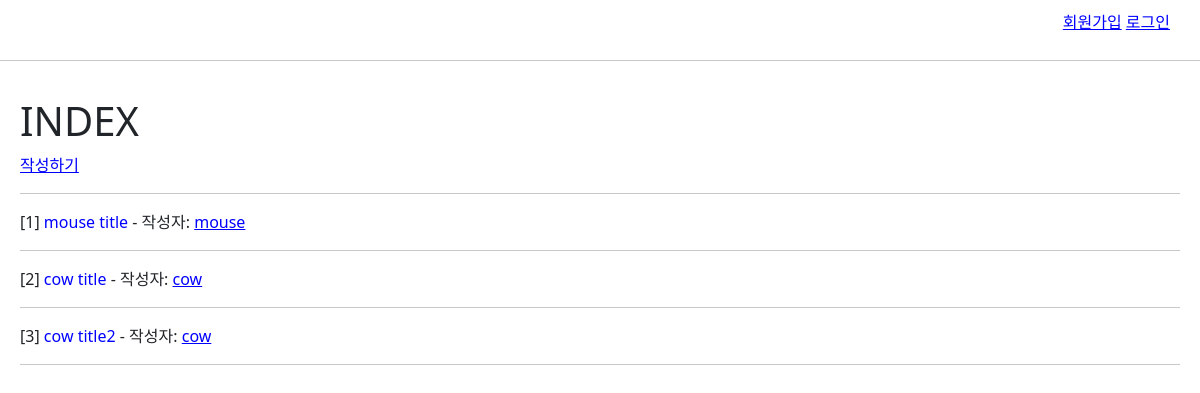
The app's page /articles/ with its own data.
### articles/models.py (models this page shows, shortened)
class Article(models.Model):
    user = models.ForeignKey(settings.AUTH_USER_MODEL, on_delete=models.CASCADE)
    like_users = models.ManyToManyField(settings.AUTH_USER_MODEL, related_name='like_articles')
    title = models.CharField(max_length=30)
    content = models.TextField()
    image = models.ImageField(blank=True, null=True)
    created_at = models.DateTimeField(auto_now_add=True)
    updated_at = models.DateTimeField(auto_now=True)

### accounts/models.py (models this page shows)
class User(AbstractUser):
    followings = models.ManyToManyField('self', symmetrical=False, related_name='followers')

### articles/views.py (the view)
# urls.py: path('', views.index, name='index'),
def index(request):
    articles = Article.objects.all()
    context = {'articles': articles}
    return render(request, 'articles/index.html', context)

### articles/templates/articles/index.html (shortened to what this page needs)
{% extends 'base.html' %}
{% block content %}
  <h1>INDEX</h1>
  <a href="{% url 'articles:create' %}">작성하기</a>
  <hr />
  {% for article in articles %}
    <p>
      [{{article.id}}]
      <a href="{% url 'articles:detail' article.pk %}" id="article-title">{{article.title}}</a>
      - 작성자: <a href="{% url 'accounts:profile' article.user.pk %}">{{article.user}}</a>
    </p>
    <hr />
  {% endfor %}
{% endblock content %}

### static/base.css (style rules this page uses)
a { color: blue; }
#article-title { text-decoration: none; }

### records on screen
Article: id "1", title "mouse title", user "mouse"
Article: id "2", title "cow title", user "cow"
Article: id "3", title "cow title2", user "cow"
